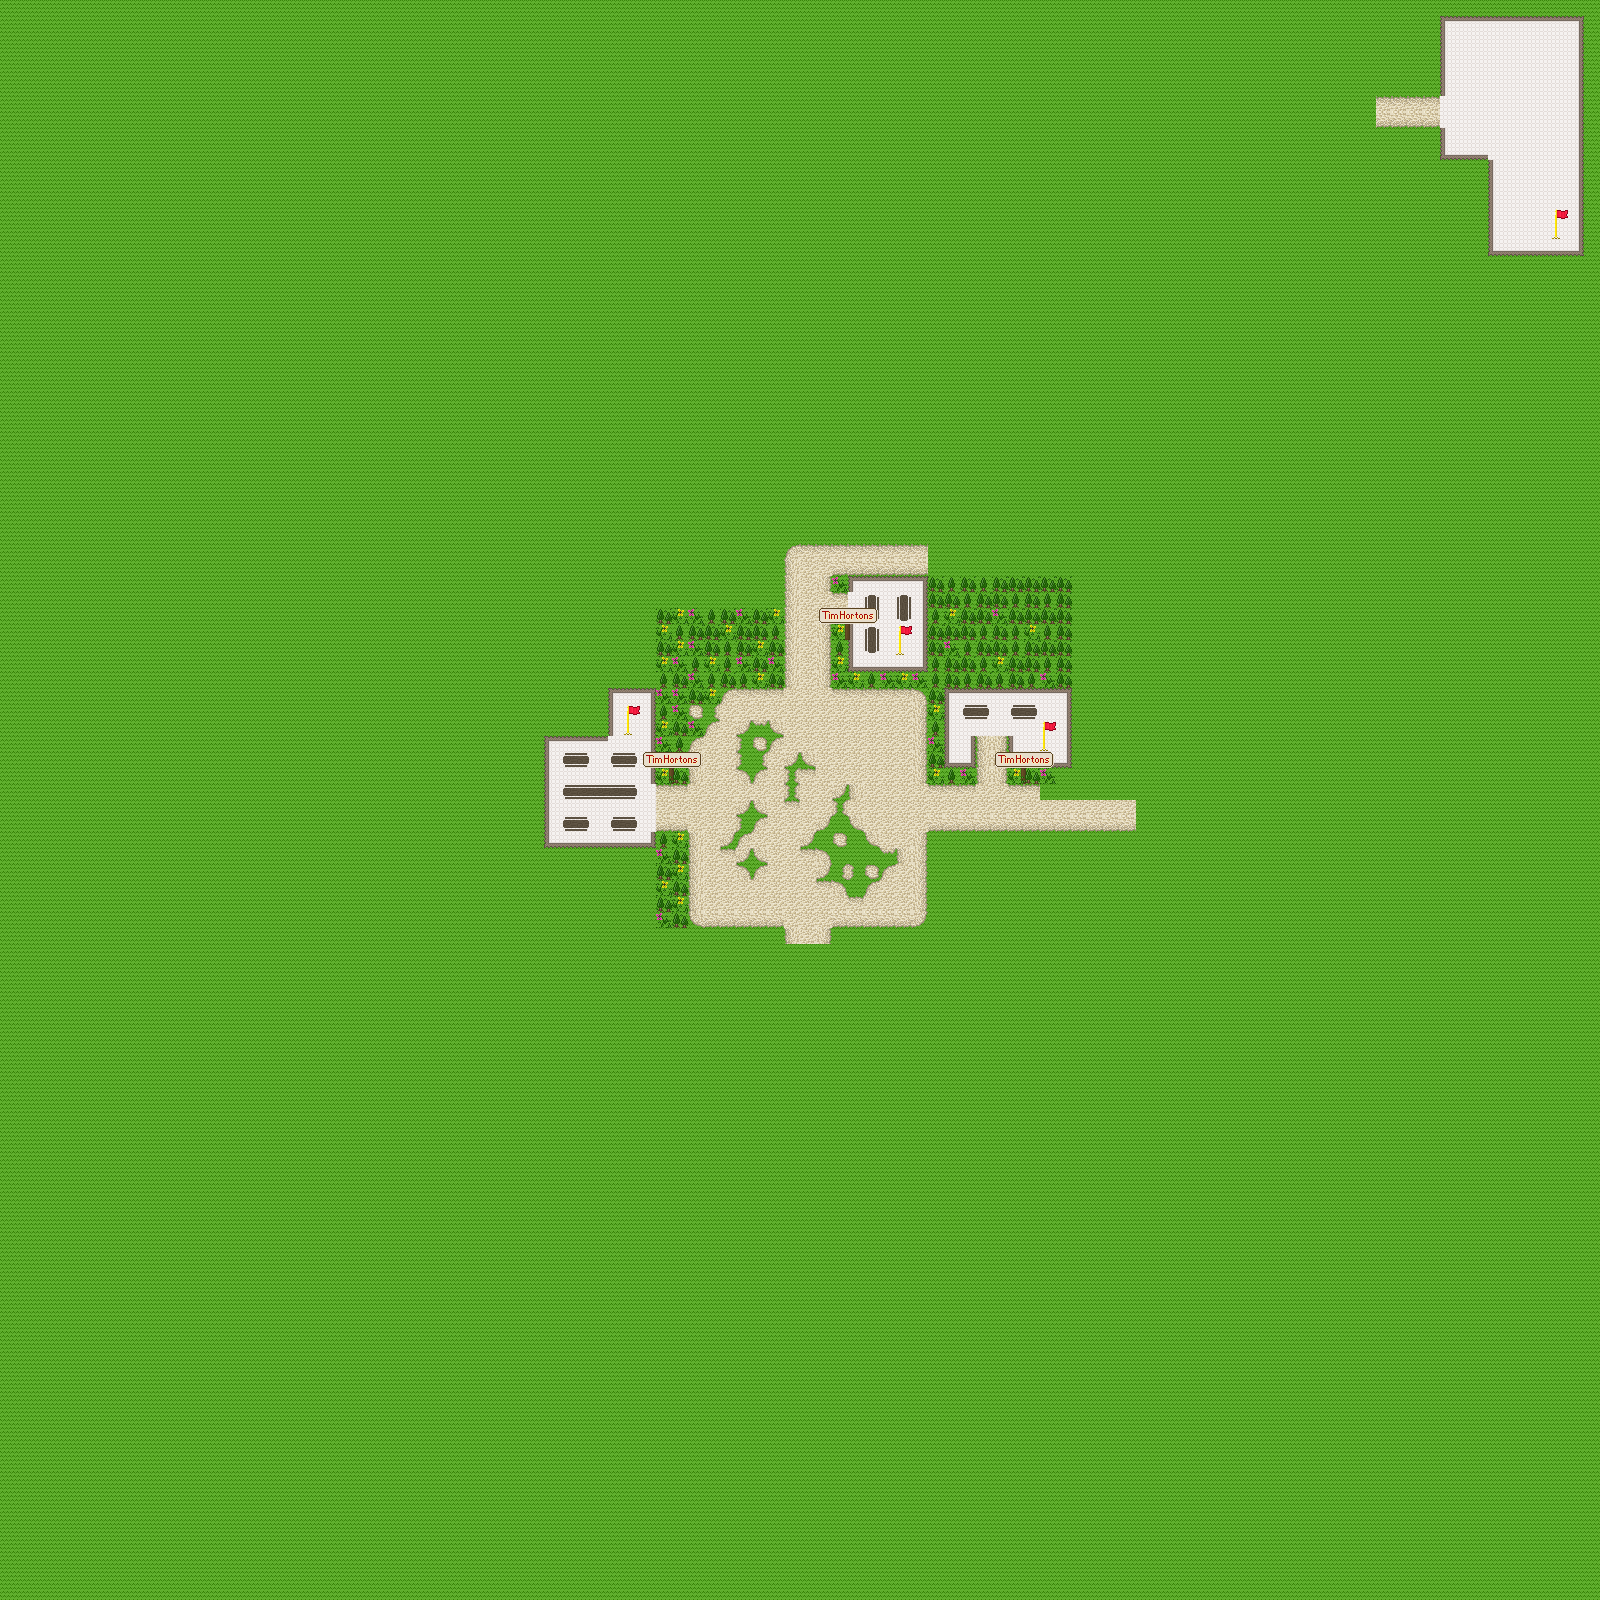

Below is a game level as drawn by its tile map, then a one-line description and the .tmx that defines it (tile-layer data replaced by summaries):
An orthogonal 100x100 tile map with 16x16 px tiles, 3 tile layers (Grass, RoadPlants, Label), 9 tilesets.

<map version="1.0" orientation="orthogonal" renderorder="right-down" width="100" height="100" tilewidth="16" tileheight="16">
 <tileset firstgid="1" name="Grass" tilewidth="16" tileheight="16">
  <image source="Assets/grass.png" width="16" height="16" />
  <terraintypes>
   <terrain name="Grass" tile="-1" />
  </terraintypes>
  <tile id="0" terrain="0,0,0,0" />
 </tileset>
 <tileset firstgid="2" name="Road" tilewidth="16" tileheight="16">
  <image source="Assets/road.png" width="256" height="16" />
  <terraintypes>
   <terrain name="Road" tile="-1" />
  </terraintypes>
  <tile id="1" terrain=",,0,0" />
 </tileset>
 <tileset firstgid="18" name="building" tilewidth="16" tileheight="16">
  <image source="Assets/building.png" width="288" height="16" />
 </tileset>
 <tileset firstgid="36" name="Plants" tilewidth="16" tileheight="16">
  <image source="Assets/plats.png" width="256" height="16" />
 </tileset>
 <tileset firstgid="52" name="flags" tilewidth="16" tileheight="32">
  <image source="Assets/flags.png" width="48" height="32" />
 </tileset>
 <tileset firstgid="55" name="girl" tilewidth="16" tileheight="16">
  <image source="Assets/girl.png" width="128" height="16" />
 </tileset>
 <tileset firstgid="63" name="boy" tilewidth="16" tileheight="16">
  <image source="Assets/boy.png" width="128" height="16" />
 </tileset>
 <tileset firstgid="71" name="furniture" tilewidth="32" tileheight="16">
  <image source="Assets/furniture.png" width="32" height="16" />
 </tileset>
 <tileset firstgid="72" name="tim" tilewidth="64" tileheight="32">
  <image source="Assets/tim.png" width="192" height="32" />
 </tileset>
 <layer name="Grass" width="100" height="100">
  <data>[10000 cells, 10000 non-empty, 1 distinct tile ids]</data>
 </layer>
 <layer name="RoadPlants" width="100" height="100">
  <data>[10000 cells, 637 non-empty, 27 distinct tile ids]</data>
 </layer>
 <layer name="Label" width="100" height="100">
  <data>[10000 cells, 88 non-empty, 8 distinct tile ids]</data>
 </layer>
</map>